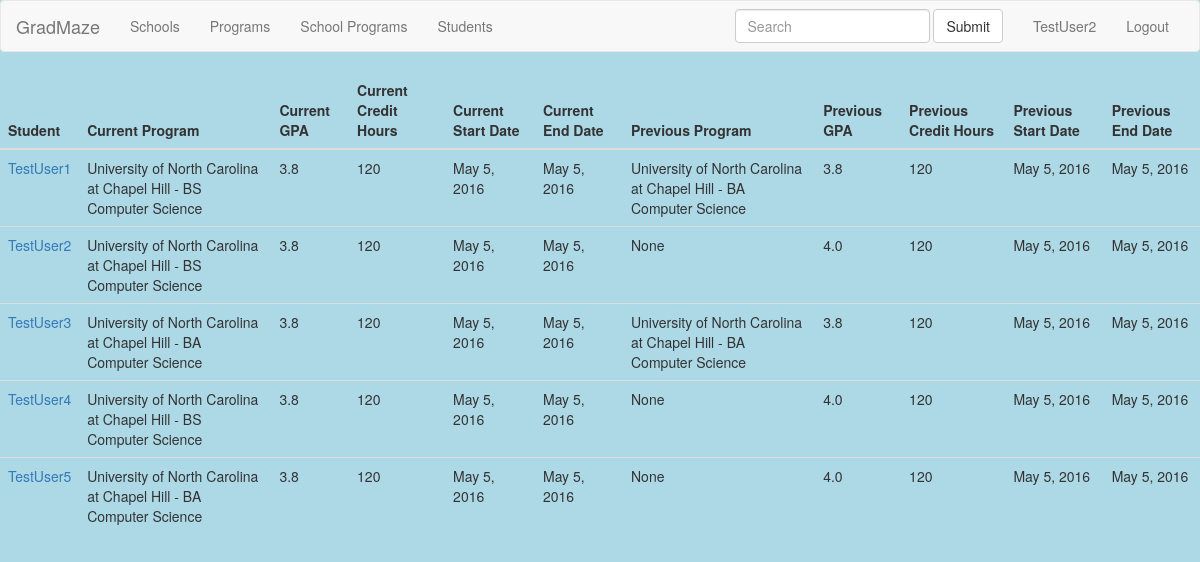
Screenshot of /GradMaze/users/ (signed in) with the database file from the repository.
### main/models.py (models this page shows, shortened)
class Student(models.Model):
    user = models.ForeignKey(User)
    current_program = models.ForeignKey(SchoolProgram, null=True,related_name="current_program")
    current_gpa = models.FloatField(default=4.0,null=True)
    current_credit_hours = models.IntegerField(default=120,null=True)
    current_start_date = models.DateField(default="2016-05-05",null=True)
    current_end_date = models.DateField(default="2016-05-05",null=True)
    prev_program = models.ForeignKey(SchoolProgram, null=True,related_name="prev_program")
    prev_gpa = models.FloatField(default=4.0,null=True)
    prev_credit_hours = models.IntegerField(default=120,null=True)
    prev_start_date = models.DateField(default="2016-05-05",null=True)
    prev_end_date = models.DateField(default="2016-05-05",null=True)
    subscribed = models.NullBooleanField(null=True)

class SchoolProgram(models.Model):
    school = models.ForeignKey(School)
    program = models.ForeignKey(Program)
    greverbal = models.IntegerField(null=True)
    greapti = models.IntegerField(null=True)
    grewriting = models.IntegerField(null=True)
    toeflreading = models.IntegerField(null=True)
    toefllistening = models.IntegerField(null=True)
    toeflspeaking = models.IntegerField(null=True)
    toeflwriting = models.IntegerField(null=True)
    gpa = models.FloatField( null=True)
    def __str__(self):
        return str(self.school) + " - " + str(self.program)

class School(models.Model):
    name = models.CharField(max_length=50)
    abbr = models.CharField(max_length=5, null=True)
    greverbal = models.IntegerField( null=True)
    greapti = models.IntegerField( null=True)
    grewriting = models.IntegerField(null=True)
    toeflreading = models.IntegerField(null=True)
    toefllistening = models.IntegerField(null=True)
    toeflspeaking = models.IntegerField(null=True)
    toeflwriting = models.IntegerField(null=True)
    gpa = models.FloatField( null=True)
    def __str__(self):
        return str(self.name)

class Program(models.Model):
    name = models.CharField(max_length=50)
    level = models.CharField(max_length=50)  # Masters/PhD/PSM
    school_level = models.CharField(max_length=50) # Graduate vs Undergraduate
    greverbal = models.IntegerField(null=True)
    greapti = models.IntegerField(null=True)
    grewriting = models.IntegerField(null=True)
    toeflreading = models.IntegerField(null=True)
    toefllistening = models.IntegerField(null=True)
    toeflspeaking = models.IntegerField(null=True)
    toeflwriting = models.IntegerField(null=True)
    gpa = models.FloatField(null=True)
    def __str__(self):
        return str(self.level) + " " + str(self.name)

### main/views.py (the view)
class UserListView(ListView):
    model = Student
    template_name = 'students_list.html'
    extra_context = {}
    def get_context_data(self, **kwargs):
        context = super(UserListView, self).get_context_data(**kwargs)
        self.extra_context["student"]=Student.objects.get(user_id=self.request.user.id)
        context.update(self.extra_context)
        return context

### templates/students_list.html (shortened to what this page needs)
{% extends "base.html" %}
{% block content %}
  <div class="table-responsive">
  <table class="table">
    <thead>
      <tr>
        <th>Student</th>
        <th>Current Program</th>
        <th>Current GPA</th>
        <th>Current Credit Hours</th>
        <th>Current Start Date</th>
        <th>Current End Date</th>
        <th>Previous Program</th>
        <th>Previous GPA</th>
        <th>Previous Credit Hours</th>
        <th>Previous Start Date</th>
        <th>Previous End Date</th>
      </tr>
    </thead>
    <tbody>
      {% for school in object_list %}
      <tr>
        <td><a href="{{school.user.id}}">{{ school.user }}</a></td>
        <td>{{ school.current_program }}</td>
        <td>{{ school.current_gpa }}</td>
        <td>{{ school.current_credit_hours }}</td>
        <td>{{ school.current_start_date }}</td>
        <td>{{ school.current_end_date }}</td>
        <td>{{ school.prev_program }}</td>
        <td>{{ school.prev_gpa }}</td>
        <td>{{ school.prev_credit_hours }}</td>
        <td>{{ school.prev_start_date }}</td>
        <td>{{ school.prev_end_date }}</td>
      </tr>
      {% endfor %}
    </tbody>
  </table>
  </div>
{% endblock %}

### templates/base.html (shortened to what this page needs)
{% load staticfiles %}
<!DOCTYPE html>
<html>
<head>
    <link href="{% static 'css/bootstrap.min.css' %}" rel="stylesheet">
    <link href="{% static 'css/base.css' %}" rel="stylesheet">
</head>
<body>
    <nav class="navbar navbar-default">
        <div class="container-fluid">
            <div class="navbar-header">
                <a class="navbar-brand" href="{% url 'index' %}">GradMaze</a>
            </div>
            <div class="collapse navbar-collapse" id="bs-example-navbar-collapse-1">
                <ul class="nav navbar-nav">
                    <li><a href="{% url 'school-list' %}">Schools</a></li>
                    <li><a href="{% url 'program-list' %}">Programs</a></li>
                    <li><a href="{% url 'school-program-list' %}">School Programs</a></li>
                    {% if user.is_authenticated %}<li><a href="{% url 'user-list' %}">Students</a></li>{% endif%}
                </ul>
                <ul class="nav navbar-nav navbar-right">
                    {% if user.is_authenticated %}
                        <li><a href="{% url 'manage' %}">{{ user.get_username }}</a></li>
                        <li><a href="{% url 'logout' %}">Logout</a></li>
                    {% else %}
                        <li><a href="{% url 'login' %}">Login</a></li>
                        <li><a href="{% url 'register' %}">Register</a></li>
                    {% endif %}
                </ul>
                <form class="navbar-form navbar-right" role="search" action="{%url 'advanced-search-results' %}" method="post">
                    <div class="form-group">
                        <input type="text" id="search_bar" class="form-control" placeholder="Search" name="query_string">
                    </div>
                    <button type="submit" class="btn btn-default">Submit</button>
                </form>
            </div>
        </div>
    </nav>
    {% block content %}{% endblock %}
</body>
</html>

### static/css/base.css (style rules this page uses)
html body { background-color: lightblue; }

### rows the page displays
Student: user "TestUser1", current_program "University of North Carolina at Chapel Hill - BS Computer Science", current_gpa "3.8", current_credit_hours "120", current_start_date "May 5, 2016", current_end_date "May 5, 2016", prev_program "University of North Carolina at Chapel Hill - BA Computer Science", prev_gpa "3.8", prev_credit_hours "120", prev_start_date "May 5, 2016", prev_end_date "May 5, 2016"
Student: user "TestUser2", current_program "University of North Carolina at Chapel Hill - BS Computer Science", current_gpa "3.8", current_credit_hours "120", current_start_date "May 5, 2016", current_end_date "May 5, 2016", prev_program "None", prev_gpa "4.0", prev_credit_hours "120", prev_start_date "May 5, 2016", prev_end_date "May 5, 2016"
Student: user "TestUser3", current_program "University of North Carolina at Chapel Hill - BA Computer Science", current_gpa "3.8", current_credit_hours "120", current_start_date "May 5, 2016", current_end_date "May 5, 2016", prev_program "University of North Carolina at Chapel Hill - BA Computer Science", prev_gpa "3.8", prev_credit_hours "120", prev_start_date "May 5, 2016", prev_end_date "May 5, 2016"
Student: user "TestUser4", current_program "University of North Carolina at Chapel Hill - BS Computer Science", current_gpa "3.8", current_credit_hours "120", current_start_date "May 5, 2016", current_end_date "May 5, 2016", prev_program "None", prev_gpa "4.0", prev_credit_hours "120", prev_start_date "May 5, 2016", prev_end_date "May 5, 2016"
Student: user "TestUser5", current_program "University of North Carolina at Chapel Hill - BA Computer Science", current_gpa "3.8", current_credit_hours "120", current_start_date "May 5, 2016", current_end_date "May 5, 2016", prev_program "None", prev_gpa "4.0", prev_credit_hours "120", prev_start_date "May 5, 2016", prev_end_date "May 5, 2016"

### other values shown
{{ user.get_username }} "TestUser2"
